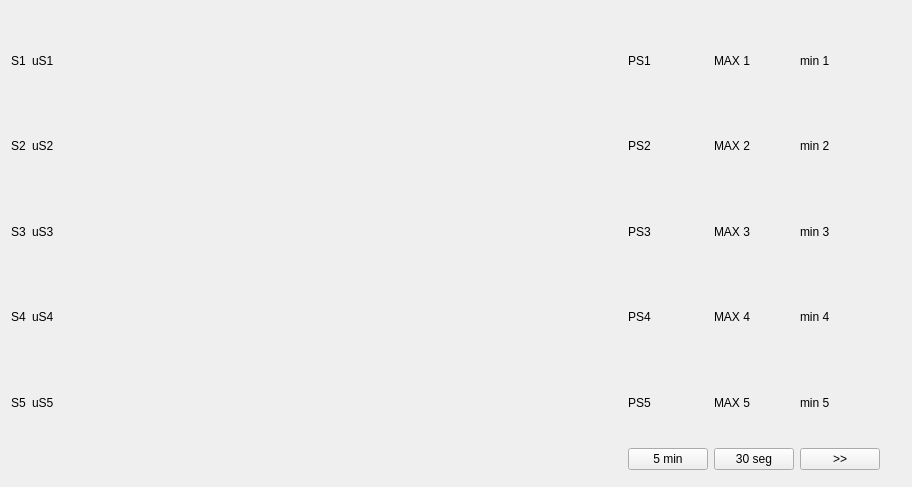
<?xml version="1.0" encoding="UTF-8"?>
<ui version="4.0">
 <class>pantalla</class>
 <widget class="QWidget" name="pantalla">
  <property name="geometry">
   <rect>
    <x>0</x>
    <y>0</y>
    <width>912</width>
    <height>487</height>
   </rect>
  </property>
  <property name="windowTitle">
   <string>pantalla</string>
  </property>
  <widget class="QWidget" name="gridLayoutWidget">
   <property name="geometry">
    <rect>
     <x>0</x>
     <y>10</y>
     <width>891</width>
     <height>471</height>
    </rect>
   </property>
   <layout class="QGridLayout" name="gridLayout">
    <item row="0" column="5">
     <widget class="QLabel" name="min1">
      <property name="text">
       <string>min 1</string>
      </property>
     </widget>
    </item>
    <item row="5" column="2">
     <widget class="QCustomPlot" name="G4" native="true"/>
    </item>
    <item row="0" column="2">
     <widget class="QCustomPlot" name="G1" native="true">
      <property name="sizePolicy">
       <sizepolicy hsizetype="Expanding" vsizetype="Preferred">
        <horstretch>0</horstretch>
        <verstretch>0</verstretch>
       </sizepolicy>
      </property>
     </widget>
    </item>
    <item row="3" column="3">
     <widget class="QLabel" name="prom2">
      <property name="text">
       <string>PS2</string>
      </property>
     </widget>
    </item>
    <item row="3" column="0">
     <widget class="QLabel" name="L2">
      <property name="sizePolicy">
       <sizepolicy hsizetype="Minimum" vsizetype="Preferred">
        <horstretch>0</horstretch>
        <verstretch>0</verstretch>
       </sizepolicy>
      </property>
      <property name="text">
       <string>S2</string>
      </property>
     </widget>
    </item>
    <item row="6" column="1">
     <widget class="QLabel" name="uni5">
      <property name="text">
       <string>uS5</string>
      </property>
     </widget>
    </item>
    <item row="6" column="2">
     <widget class="QCustomPlot" name="G5" native="true"/>
    </item>
    <item row="4" column="0">
     <widget class="QLabel" name="L3">
      <property name="sizePolicy">
       <sizepolicy hsizetype="Minimum" vsizetype="Preferred">
        <horstretch>0</horstretch>
        <verstretch>0</verstretch>
       </sizepolicy>
      </property>
      <property name="text">
       <string>S3</string>
      </property>
     </widget>
    </item>
    <item row="0" column="3">
     <widget class="QLabel" name="prom1">
      <property name="text">
       <string>PS1</string>
      </property>
     </widget>
    </item>
    <item row="4" column="2">
     <widget class="QCustomPlot" name="G3" native="true"/>
    </item>
    <item row="5" column="0">
     <widget class="QLabel" name="L4">
      <property name="sizePolicy">
       <sizepolicy hsizetype="Minimum" vsizetype="Preferred">
        <horstretch>0</horstretch>
        <verstretch>0</verstretch>
       </sizepolicy>
      </property>
      <property name="text">
       <string>S4</string>
      </property>
     </widget>
    </item>
    <item row="0" column="0">
     <widget class="QLabel" name="L1">
      <property name="sizePolicy">
       <sizepolicy hsizetype="Minimum" vsizetype="Preferred">
        <horstretch>0</horstretch>
        <verstretch>0</verstretch>
       </sizepolicy>
      </property>
      <property name="text">
       <string>S1</string>
      </property>
     </widget>
    </item>
    <item row="4" column="3">
     <widget class="QLabel" name="prom3">
      <property name="text">
       <string>PS3</string>
      </property>
     </widget>
    </item>
    <item row="6" column="0">
     <widget class="QLabel" name="L5">
      <property name="sizePolicy">
       <sizepolicy hsizetype="Minimum" vsizetype="Preferred">
        <horstretch>0</horstretch>
        <verstretch>0</verstretch>
       </sizepolicy>
      </property>
      <property name="text">
       <string>S5</string>
      </property>
     </widget>
    </item>
    <item row="3" column="2">
     <widget class="QCustomPlot" name="G2" native="true"/>
    </item>
    <item row="6" column="3">
     <widget class="QLabel" name="prom5">
      <property name="text">
       <string>PS5</string>
      </property>
     </widget>
    </item>
    <item row="6" column="5">
     <widget class="QLabel" name="min5">
      <property name="text">
       <string>min 5</string>
      </property>
     </widget>
    </item>
    <item row="5" column="5">
     <widget class="QLabel" name="min4">
      <property name="text">
       <string>min 4</string>
      </property>
     </widget>
    </item>
    <item row="5" column="4">
     <widget class="QLabel" name="mx4">
      <property name="text">
       <string>MAX 4</string>
      </property>
     </widget>
    </item>
    <item row="4" column="5">
     <widget class="QLabel" name="min3">
      <property name="text">
       <string>min 3</string>
      </property>
     </widget>
    </item>
    <item row="3" column="1">
     <widget class="QLabel" name="uni2">
      <property name="text">
       <string>uS2</string>
      </property>
     </widget>
    </item>
    <item row="4" column="1">
     <widget class="QLabel" name="uni3">
      <property name="text">
       <string>uS3</string>
      </property>
     </widget>
    </item>
    <item row="6" column="4">
     <widget class="QLabel" name="mx5">
      <property name="text">
       <string>MAX 5</string>
      </property>
     </widget>
    </item>
    <item row="0" column="1">
     <widget class="QLabel" name="uni1">
      <property name="text">
       <string>uS1</string>
      </property>
     </widget>
    </item>
    <item row="5" column="3">
     <widget class="QLabel" name="prom4">
      <property name="text">
       <string>PS4</string>
      </property>
     </widget>
    </item>
    <item row="4" column="4">
     <widget class="QLabel" name="mx3">
      <property name="text">
       <string>MAX 3</string>
      </property>
     </widget>
    </item>
    <item row="5" column="1">
     <widget class="QLabel" name="uni4">
      <property name="text">
       <string>uS4</string>
      </property>
     </widget>
    </item>
    <item row="0" column="4">
     <widget class="QLabel" name="mx1">
      <property name="text">
       <string>MAX 1</string>
      </property>
     </widget>
    </item>
    <item row="3" column="5">
     <widget class="QLabel" name="min2">
      <property name="text">
       <string>min 2</string>
      </property>
     </widget>
    </item>
    <item row="3" column="4">
     <widget class="QLabel" name="mx2">
      <property name="text">
       <string>MAX 2 </string>
      </property>
     </widget>
    </item>
    <item row="7" column="3">
     <widget class="QPushButton" name="pushButton_2">
      <property name="text">
       <string>5 min</string>
      </property>
     </widget>
    </item>
    <item row="7" column="4">
     <widget class="QPushButton" name="pushButton">
      <property name="text">
       <string>30 seg</string>
      </property>
     </widget>
    </item>
    <item row="7" column="5">
     <widget class="QPushButton" name="pushButton_3">
      <property name="text">
       <string>&gt;&gt;</string>
      </property>
     </widget>
    </item>
   </layout>
  </widget>
 </widget>
 <layoutdefault spacing="6" margin="11"/>
 <customwidgets>
  <customwidget>
   <class>QCustomPlot</class>
   <extends>QWidget</extends>
   <header>qcustomplot.h</header>
   <container>1</container>
   <slots>
    <slot>change()</slot>
   </slots>
  </customwidget>
 </customwidgets>
 <resources/>
 <connections/>
</ui>
